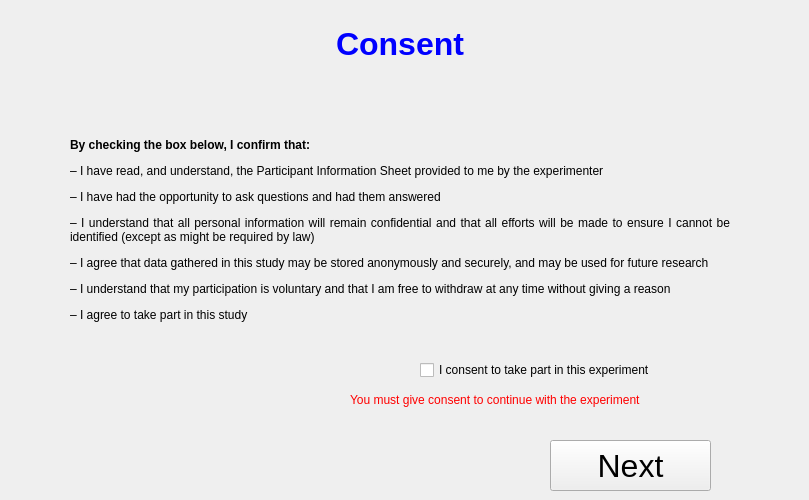
    <widget class="QWidget" name="consentPage">
     <widget class="QPushButton" name="btnConsentNext">
      <property name="enabled">
       <bool>true</bool>
      </property>
      <property name="geometry">
       <rect>
        <x>550</x>
        <y>440</y>
        <width>161</width>
        <height>51</height>
       </rect>
      </property>
      <property name="font">
       <font>
        <pointsize>24</pointsize>
       </font>
      </property>
      <property name="autoFillBackground">
       <bool>false</bool>
      </property>
      <property name="text">
       <string>Next</string>
      </property>
      <property name="checkable">
       <bool>false</bool>
      </property>
      <property name="checked">
       <bool>false</bool>
      </property>
     </widget>
     <widget class="QLabel" name="consentText">
      <property name="geometry">
       <rect>
        <x>70</x>
        <y>50</y>
        <width>660</width>
        <height>361</height>
       </rect>
      </property>
      <property name="text">
       <string>&lt;html&gt;&lt;head/&gt;&lt;body&gt;&lt;p align=&quot;justify&quot;&gt;&lt;span style=&quot; font-weight:600;&quot;&gt;By checking the box below, I confirm that:&lt;/span&gt;&lt;/p&gt;&lt;p align=&quot;justify&quot;&gt;– I have read, and understand, the Participant Information Sheet provided to me by the experimenter&lt;/p&gt;&lt;p align=&quot;justify&quot;&gt;– I have had the opportunity to ask questions and had them answered&lt;/p&gt;&lt;p align=&quot;justify&quot;&gt;– I understand that all personal information will remain confidential and that all efforts will be made to ensure I cannot be identified (except as might be required by law)&lt;/p&gt;&lt;p align=&quot;justify&quot;&gt;– I agree that data gathered in this study may be stored anonymously and securely, and may be used for future research&lt;/p&gt;&lt;p align=&quot;justify&quot;&gt;– I understand that my participation is voluntary and that I am free to withdraw at any time without giving a reason&lt;/p&gt;&lt;p align=&quot;justify&quot;&gt;– I agree to take part in this study&lt;/p&gt;&lt;/body&gt;&lt;/html&gt;</string>
      </property>
      <property name="scaledContents">
       <bool>false</bool>
      </property>
      <property name="wordWrap">
       <bool>true</bool>
      </property>
     </widget>
     <widget class="QCheckBox" name="consentBox">
      <property name="geometry">
       <rect>
        <x>420</x>
        <y>360</y>
        <width>271</width>
        <height>20</height>
       </rect>
      </property>
      <property name="text">
       <string>I consent to take part in this experiment</string>
      </property>
      <property name="checked">
       <bool>false</bool>
      </property>
     </widget>
     <widget class="QLabel" name="consentError">
      <property name="geometry">
       <rect>
        <x>350</x>
        <y>390</y>
        <width>341</width>
        <height>20</height>
       </rect>
      </property>
      <property name="palette">
       <palette>
        <active>
         <colorrole role="WindowText">
          <brush brushstyle="SolidPattern">
           <color alpha="255">
            <red>255</red>
            <green>0</green>
            <blue>0</blue>
           </color>
          </brush>
         </colorrole>
         <colorrole role="Text">
          <brush brushstyle="SolidPattern">
           <color alpha="255">
            <red>255</red>
            <green>0</green>
            <blue>0</blue>
           </color>
          </brush>
         </colorrole>
        </active>
        <inactive>
         <colorrole role="WindowText">
          <brush brushstyle="SolidPattern">
           <color alpha="255">
            <red>255</red>
            <green>0</green>
            <blue>0</blue>
           </color>
          </brush>
         </colorrole>
         <colorrole role="Text">
          <brush brushstyle="SolidPattern">
           <color alpha="255">
            <red>255</red>
            <green>0</green>
            <blue>0</blue>
           </color>
          </brush>
         </colorrole>
        </inactive>
        <disabled>
         <colorrole role="WindowText">
          <brush brushstyle="SolidPattern">
           <color alpha="255">
            <red>127</red>
            <green>127</green>
            <blue>127</blue>
           </color>
          </brush>
         </colorrole>
         <colorrole role="Text">
          <brush brushstyle="SolidPattern">
           <color alpha="255">
            <red>127</red>
            <green>127</green>
            <blue>127</blue>
           </color>
          </brush>
         </colorrole>
        </disabled>
       </palette>
      </property>
      <property name="text">
       <string>You must give consent to continue with the experiment</string>
      </property>
      <property name="wordWrap">
       <bool>true</bool>
      </property>
     </widget>
     <widget class="QLabel" name="consentTitle">
      <property name="geometry">
       <rect>
        <x>0</x>
        <y>20</y>
        <width>800</width>
        <height>50</height>
       </rect>
      </property>
      <property name="palette">
       <palette>
        <active>
         <colorrole role="WindowText">
          <brush brushstyle="SolidPattern">
           <color alpha="255">
            <red>0</red>
            <green>0</green>
            <blue>255</blue>
           </color>
          </brush>
         </colorrole>
        </active>
        <inactive>
         <colorrole role="WindowText">
          <brush brushstyle="SolidPattern">
           <color alpha="255">
            <red>0</red>
            <green>0</green>
            <blue>255</blue>
           </color>
          </brush>
         </colorrole>
        </inactive>
        <disabled>
         <colorrole role="WindowText">
          <brush brushstyle="SolidPattern">
           <color alpha="255">
            <red>127</red>
            <green>127</green>
            <blue>127</blue>
           </color>
          </brush>
         </colorrole>
        </disabled>
       </palette>
      </property>
      <property name="text">
       <string>&lt;html&gt;&lt;head/&gt;&lt;body&gt;&lt;p align=&quot;center&quot;&gt;&lt;span style=&quot; font-size:24pt; font-weight:600;&quot;&gt;Consent&lt;/span&gt;&lt;/p&gt;&lt;/body&gt;&lt;/html&gt;</string>
      </property>
     </widget>
    </widget>
